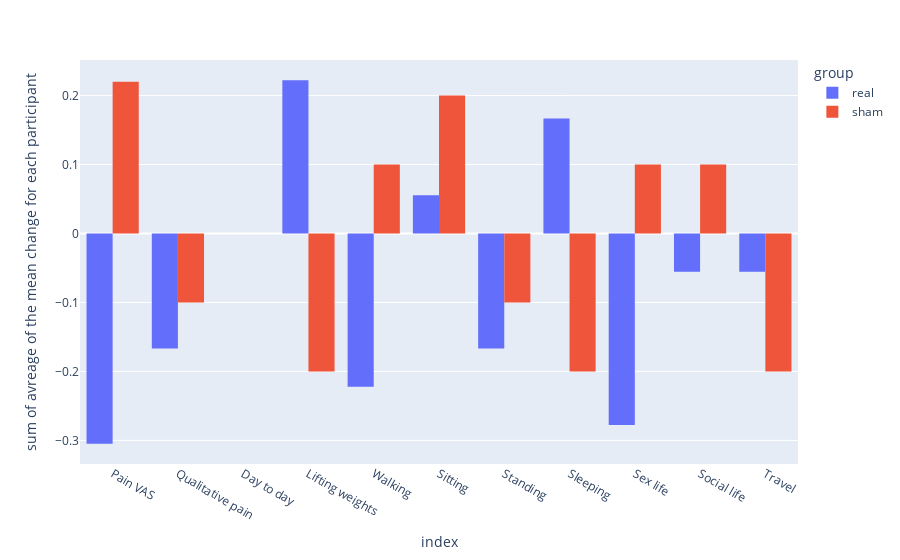

Write notebook code for a chart like this one.
### Code cell
fig = px.histogram(joined_mean, x='index', y='avreage of the mean change for each participant', color='group', barmode='group')
fig

### Figure 1 — Plotly figure (JSON) as saved in the notebook; plotly's stock layout.template omitted (floating-point values rounded to 4 significant figures)
{"data": [{"alignmentgroup": "True", "bingroup": "x", "histfunc": "sum", "hovertemplate": "group=real<br>index=%{x}<br>sum of avreage of the mean change for each participant=%{y}<extra></extra>", "legendgroup": "real", "marker": {"color": "#636efa", "pattern": {"shape": ""}}, "name": "real", "offsetgroup": "real", "orientation": "v", "showlegend": true, "type": "histogram", "x": ["Pain VAS", "Qualitative pain", "Day to day", "Lifting weights", "Walking", "Sitting", "Standing", "Sleeping", "Sex life", "Social life", "Travel"], "xaxis": "x", "y": [-0.3049, -0.1667, 0, 0.2222, -0.2222, 0.05556, -0.1667, 0.1667, -0.2778, -0.05556, -0.05556], "yaxis": "y"}, {"alignmentgroup": "True", "bingroup": "x", "histfunc": "sum", "hovertemplate": "group=sham<br>index=%{x}<br>sum of avreage of the mean change for each participant=%{y}<extra></extra>", "legendgroup": "sham", "marker": {"color": "#EF553B", "pattern": {"shape": ""}}, "name": "sham", "offsetgroup": "sham", "orientation": "v", "showlegend": true, "type": "histogram", "x": ["Pain VAS", "Qualitative pain", "Day to day", "Lifting weights", "Walking", "Sitting", "Standing", "Sleeping", "Sex life", "Social life", "Travel"], "xaxis": "x", "y": [0.22, -0.1, 0, -0.2, 0.1, 0.2, -0.1, -0.2, 0.1, 0.1, -0.2], "yaxis": "y"}], "layout": {"barmode": "group", "legend": {"title": {"text": "group"}, "tracegroupgap": 0}, "margin": {"t": 60}, "xaxis": {"anchor": "y", "domain": [0, 1], "title": {"text": "index"}}, "yaxis": {"anchor": "x", "domain": [0, 1], "title": {"text": "sum of avreage of the mean change for each participant"}}}}
